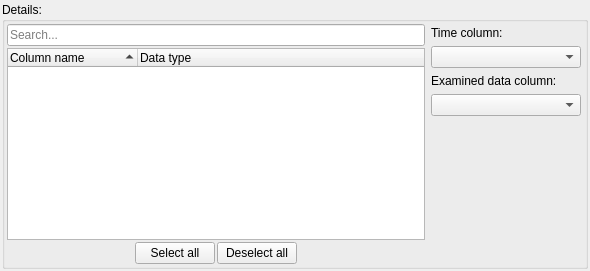
<?xml version="1.0" encoding="UTF-8"?>
<ui version="4.0">
 <class>DatasetVisualization</class>
 <widget class="QWidget" name="DatasetVisualization">
  <property name="geometry">
   <rect>
    <x>0</x>
    <y>0</y>
    <width>590</width>
    <height>271</height>
   </rect>
  </property>
  <property name="windowTitle">
   <string>Dataset properties</string>
  </property>
  <layout class="QVBoxLayout" name="verticalLayout_3">
   <property name="spacing">
    <number>2</number>
   </property>
   <property name="leftMargin">
    <number>2</number>
   </property>
   <property name="topMargin">
    <number>2</number>
   </property>
   <property name="rightMargin">
    <number>2</number>
   </property>
   <property name="bottomMargin">
    <number>2</number>
   </property>
   <item>
    <widget class="QGroupBox" name="groupBox_4">
     <property name="title">
      <string>Details:</string>
     </property>
     <layout class="QHBoxLayout" name="horizontalLayout_3">
      <property name="spacing">
       <number>4</number>
      </property>
      <property name="leftMargin">
       <number>2</number>
      </property>
      <property name="topMargin">
       <number>2</number>
      </property>
      <property name="rightMargin">
       <number>2</number>
      </property>
      <property name="bottomMargin">
       <number>2</number>
      </property>
      <item>
       <layout class="QVBoxLayout" name="verticalLayout">
        <property name="spacing">
         <number>2</number>
        </property>
        <property name="sizeConstraint">
         <enum>QLayout::SetDefaultConstraint</enum>
        </property>
        <item>
         <widget class="QLineEdit" name="searchLineEdit">
          <property name="placeholderText">
           <string>Search...</string>
          </property>
          <property name="clearButtonEnabled">
           <bool>true</bool>
          </property>
         </widget>
        </item>
        <item>
         <widget class="QTreeWidget" name="columnsList">
          <property name="showDropIndicator" stdset="0">
           <bool>false</bool>
          </property>
          <property name="indentation">
           <number>0</number>
          </property>
          <property name="rootIsDecorated">
           <bool>false</bool>
          </property>
          <property name="uniformRowHeights">
           <bool>true</bool>
          </property>
          <property name="itemsExpandable">
           <bool>false</bool>
          </property>
          <property name="sortingEnabled">
           <bool>true</bool>
          </property>
          <property name="expandsOnDoubleClick">
           <bool>false</bool>
          </property>
          <attribute name="headerDefaultSectionSize">
           <number>130</number>
          </attribute>
          <attribute name="headerStretchLastSection">
           <bool>true</bool>
          </attribute>
          <column>
           <property name="text">
            <string>Column name</string>
           </property>
          </column>
          <column>
           <property name="text">
            <string>Data type</string>
           </property>
          </column>
         </widget>
        </item>
        <item>
         <layout class="QHBoxLayout" name="horizontalLayout">
          <item>
           <spacer name="horizontalSpacer_2">
            <property name="orientation">
             <enum>Qt::Horizontal</enum>
            </property>
            <property name="sizeHint" stdset="0">
             <size>
              <width>40</width>
              <height>20</height>
             </size>
            </property>
           </spacer>
          </item>
          <item>
           <widget class="QPushButton" name="SelectAll">
            <property name="text">
             <string>Select all</string>
            </property>
           </widget>
          </item>
          <item>
           <widget class="QPushButton" name="UnselectAll">
            <property name="text">
             <string>Deselect all</string>
            </property>
           </widget>
          </item>
          <item>
           <spacer name="horizontalSpacer">
            <property name="orientation">
             <enum>Qt::Horizontal</enum>
            </property>
            <property name="sizeHint" stdset="0">
             <size>
              <width>40</width>
              <height>20</height>
             </size>
            </property>
           </spacer>
          </item>
         </layout>
        </item>
       </layout>
      </item>
      <item>
       <layout class="QVBoxLayout" name="verticalLayout_2">
        <item>
         <widget class="QWidget" name="taggedColumnsWidget" native="true">
          <layout class="QVBoxLayout" name="verticalLayout_4">
           <property name="leftMargin">
            <number>2</number>
           </property>
           <property name="topMargin">
            <number>2</number>
           </property>
           <property name="rightMargin">
            <number>2</number>
           </property>
           <property name="bottomMargin">
            <number>2</number>
           </property>
           <item>
            <widget class="QLabel" name="label_3">
             <property name="text">
              <string>Time column:</string>
             </property>
            </widget>
           </item>
           <item>
            <widget class="QComboBox" name="dateCombo"/>
           </item>
           <item>
            <widget class="QLabel" name="label">
             <property name="text">
              <string>Examined data column:</string>
             </property>
            </widget>
           </item>
           <item>
            <widget class="QComboBox" name="pricePerUnitCombo">
             <property name="minimumContentsLength">
              <number>15</number>
             </property>
            </widget>
           </item>
           <item>
            <spacer name="verticalSpacer">
             <property name="orientation">
              <enum>Qt::Vertical</enum>
             </property>
             <property name="sizeHint" stdset="0">
              <size>
               <width>20</width>
               <height>40</height>
              </size>
             </property>
            </spacer>
           </item>
          </layout>
         </widget>
        </item>
       </layout>
      </item>
     </layout>
    </widget>
   </item>
  </layout>
 </widget>
 <resources/>
 <connections/>
</ui>
